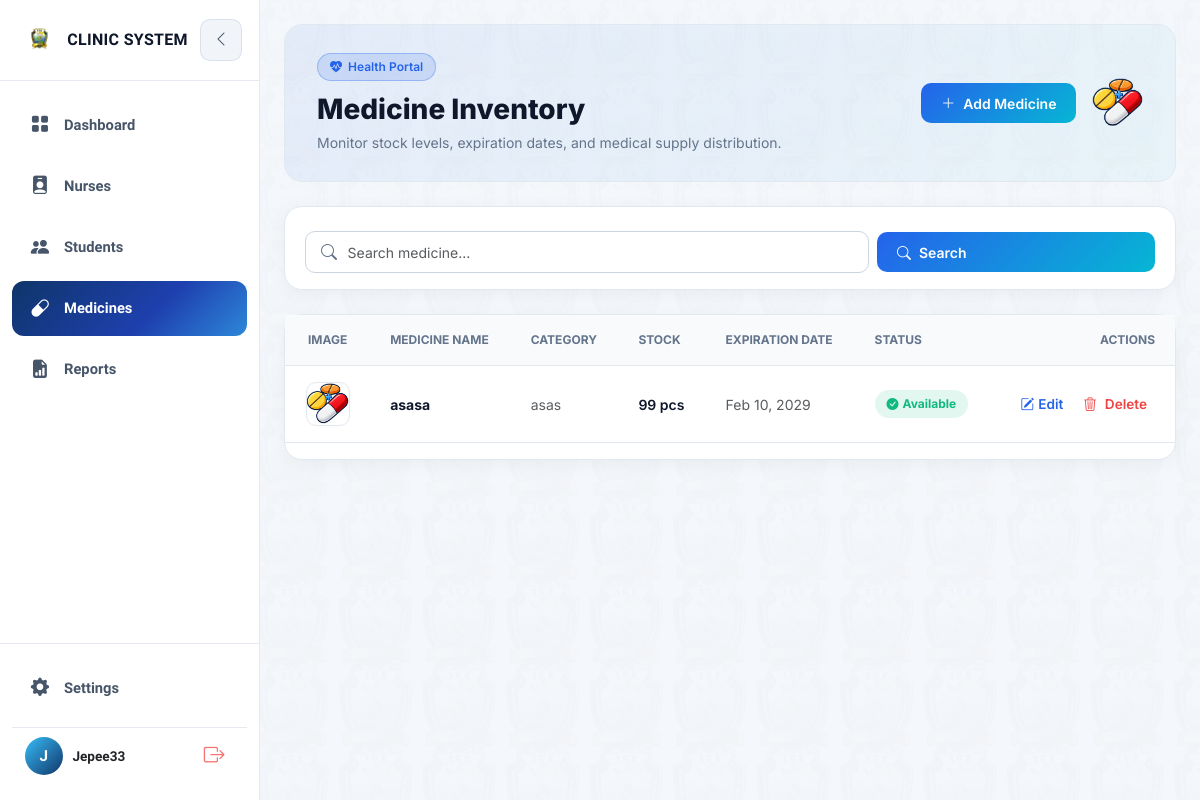
Screenshot of /medicines/ (signed in) with the database file from the repository.
### clinic/models.py (models this page shows, shortened)
class Medicine(models.Model):
    name = models.CharField(max_length=150, unique=True)
    category = models.CharField(max_length=100, blank=True, help_text="hal. Pain Reliever, Antibiotic")
    quantity_in_stock = models.PositiveIntegerField(default=0)
    unit = models.CharField(max_length=30, default='pcs', help_text="hal. pcs, bottles, boxes")
    expiration_date = models.DateField(null=True, blank=True)
    low_stock_threshold = models.PositiveIntegerField(default=10)
    image = models.ImageField(upload_to='medicines/', blank=True, null=True, help_text="Upload an image of the medicine")
    date_added = models.DateTimeField(auto_now_add=True)
    @property
    def is_low_stock(self):
        return self.quantity_in_stock <= self.low_stock_threshold
    @property
    def is_expiring_soon(self):
        if not self.expiration_date:
            return False
        return self.expiration_date <= date.today() + timedelta(days=30)

### clinic/views.py (the view)
# urls.py: path('medicines/', views.medicine_list, name='medicine_list'),
@login_required
@role_required("admin", "nurse")
def medicine_list(request):
    query = request.GET.get("q", "").strip()
    medicines = Medicine.objects.all().order_by("name")
    if query:
        medicines = medicines.filter(
            models.Q(name__icontains=query) | models.Q(category__icontains=query)
        )
    return render(request, "clinic/medicines/medicine_list.html", {"medicines": medicines, "query": query})

### clinic/context_processors.py (called while the page is built)
def low_stock_alerts(request):
    if not request.user.is_authenticated:
        return {}
    try:
        role = request.user.profile.role
    except AttributeError:
        role = 'student'
    if role not in ('admin', 'nurse'):
        return {}
    from .models import Medicine
    low_stock_medicines = [m for m in Medicine.objects.all() if m.is_low_stock]
    return {
        'nav_low_stock_medicines': low_stock_medicines,
        'nav_low_stock_count': len(low_stock_medicines),
    }

### clinic/templates/clinic/medicines/medicine_list.html (shortened to what this page needs)
{% extends "clinic/base.html" %}
{% load static %}
{% block content %}
<link rel="stylesheet" href="https://cdnjs.cloudflare.com/ajax/libs/animate.css/4.1.1/animate.min.css" />
<link rel="stylesheet" href="https://cdn.jsdelivr.net/npm/bootstrap-icons@1.11.1/font/bootstrap-icons.css">
<div class="cms-container">
    <div
        class="dashboard-hero-card mb-4 d-flex justify-content-between align-items-center flex-wrap gap-3 ">
        <div>
            <div class="hero-badge"><i class="bi bi-heart-pulse-fill"></i> Health Portal</div>
            <h1 class="hero-title">Medicine Inventory</h1>
            <p class="hero-subtitle">Monitor stock levels, expiration dates, and medical supply distribution.</p>
        </div>
        <div class="d-flex align-items-center gap-3">
            <a href="{% url 'medicine_create' %}" class="btn-cms-primary"><i class="bi bi-plus-lg"></i> Add Medicine</a>
            <div class="logo-box d-none d-sm-flex">
                <img src="{% static 'clinic/img/medicine.png' %}" alt="Clinic Logo" class="img-fluid" style="max-height: 50px;">
            </div>
        </div>
    </div>
    <div class="cms-card p-3 mb-4 ">
        <form method="get" class="row g-2 align-items-center m-0">
            <div class="col-12 col-md-8">
                <div class="search-input-group">
                    <input type="text" name="q" class="form-control cms-search-input" placeholder="Search medicine..."
                        value="{{ query|default:'' }}">
                </div>
            </div>
            <div class="col-12 col-md-4 d-flex gap-2">
                <button type="submit" class="btn-cms-primary flex-grow-1"><i class="bi bi-search"></i> Search</button>
            </div>
        </form>
    </div>
    <div class="cms-card table-container ">
        <div class="table-responsive">
            <table class="table cms-table align-middle">
                <thead>
                    <tr>
                        <th class="text-center">Image</th>
                        <th>Medicine Name</th>
                        <th>Category</th>
                        <th>Stock</th>
                        <th>Expiration Date</th>
                        <th>Status</th>
                        <th class="text-end">Actions</th>
                    </tr>
                </thead>
                <tbody>
                    {% for m in medicines %}
                    <tr>
                        <td class="text-center">
                            {% if m.image %}
                            <img src="{{ m.image.url }}" alt="{{ m.name }}" class="med-thumb">
                            {% else %}
                            <div class="med-thumb-placeholder mx-auto"><i class="bi bi-capsule"></i></div>
                            {% endif %}
                        </td>
                        <td class="fw-bold">{{ m.name }}</td>
                        <td class="text-muted">{{ m.category|default:"—" }}</td>
                        <td class="fw-semibold">{{ m.quantity_in_stock }} {{ m.unit }}</td>
                        <td class="text-muted">{{ m.expiration_date|date:"M d, Y"|default:"—" }}</td>
                        <td>
                            {% if m.is_low_stock %}
                            <span class="badge-status badge-danger"><i class="bi bi-exclamation-circle-fill"></i> Low
                                Stock</span>
                            {% elif m.is_expiring_soon %}
                            <span class="badge-status badge-warning"><i class="bi bi-hourglass-split"></i> Expiring
                                Soon</span>
                            {% else %}
                            <span class="badge-status badge-success"><i class="bi bi-check-circle-fill"></i>
                                Available</span>
                            {% endif %}
                        </td>
                        <td class="text-end">
                            <div class="d-inline-flex gap-1 align-items-center">
                                <a href="{% url 'medicine_edit' m.pk %}" class="action-link edit-link"><i
                                        class="bi bi-pencil-square"></i> Edit</a>
                                <button type="button" class="action-link delete-trigger-link"
                                    onclick="showDeleteModal('{{ m.pk }}', '{{ m.name|escapejs }}')">
                                    <i class="bi bi-trash3 me-1"></i>Delete
                                </button>
                            </div>
                        </td>
                    </tr>
                    {% endfor %}
                </tbody>
            </table>
        </div>
    </div>
</div>
{% endblock %}

### clinic/templates/clinic/base.html (shortened to what this page needs)
{% load static %}
<!DOCTYPE html>
<html lang="en">
<head>
</head>
    <link href="https://cdn.jsdelivr.net/npm/bootstrap@5.3.0/dist/css/bootstrap.min.css" rel="stylesheet">
    <link rel="stylesheet" href="https://cdn.jsdelivr.net/npm/bootstrap-icons@1.11.0/font/bootstrap-icons.css">
</head>
<body class="bg-body text-body">
    <div style="display: flex; min-height: 100vh; width: 100%; position: relative;">
        <aside id="appSidebar">
            <div>
                <div class="sidebar-header-glass">
                    <div class="brand-logo-container" id="logoToggleBtn"
                        style="display: flex; align-items: center; gap: 0.5rem; cursor: pointer;"
                        title="Toggle Sidebar">
                        <img src="{% static 'clinic/img/me.png' %}" alt="ICE Clinic Logo"
                            style="width: 40px; height: 40px; object-fit: contain;">
                        <span class="brand-text">Clinic System</span>
                    </div>
                    <button class="sidebar-toggle-btn desktop-toggle-btn d-none d-lg-flex" id="toggleSidebarDesktopBtn"
                        title="Toggle Sidebar">
                        <i class="bi bi-chevron-left"></i>
                    </button>
                </div>
                <nav style="padding: 1rem 0.75rem;">
                    <a href="{% url 'dashboard' %}"
                        class="nav-item-link {% if request.resolver_match.url_name == 'dashboard' %}active{% endif %}"
                        title="Dashboard">
                        <i class="bi bi-grid-fill"></i>
                        <span>Dashboard</span>
                    </a>
                    <a href="{% url 'nurse_list' %}"
                        class="nav-item-link {% if request.resolver_match.url_name == 'nurse_list' or request.resolver_match.url_name == 'nurse_detail' %}active{% endif %}"
                        title="Nurses">
                        <i class="bi bi-person-badge-fill"></i>
                        <span>Nurses</span>
                    </a>
                    <a href="{% url 'student_records' %}"
                        class="nav-item-link {% if request.resolver_match.url_name == 'student_records' %}active{% endif %}"
                        title="Students">
                        <i class="bi bi-people-fill"></i>
                        <span>Students</span>
                    </a>
                    <a href="{% url 'medicine_list' %}"
                        class="nav-item-link {% if request.resolver_match.url_name == 'medicine_list' %}active{% endif %}"
                        title="Medicines">
                        <i class="bi bi-capsule"></i>
                        <span>Medicines</span>
                    </a>
                    <a href="{% url 'reports' %}"
                        class="nav-item-link {% if request.resolver_match.url_name == 'reports' %}active{% endif %}"
                        title="Reports">
                        <i class="bi bi-file-earmark-bar-graph-fill"></i>
                        <span>Reports</span>
                    </a>
                </nav>
            </div>
            <div class="sidebar-footer-glass">
                <a href="{% url 'settings' %}"
                    class="nav-item-link {% if request.resolver_match.url_name == 'settings' %}active{% endif %}"
                    style="margin-bottom: 0.75rem;" title="Settings">
                    <i class="bi bi-gear-fill"></i>
                    <span>Settings</span>
                </a>
                {% if user.is_authenticated %}
                <div class="user-profile-card"
                    style="display: flex; align-items: center; justify-content: space-between; padding: 0.5rem 0.8rem;">
                    <div style="display: flex; align-items: center; gap: 0.6rem; overflow: hidden;">
                        <div class="user-avatar-glow"
                            title="{% if user.first_name %}{{ user.first_name }} {{ user.last_name }}{% else %}{{ user.username|title }}{% endif %}">
                            {% if user.first_name %}
                            {{ user.first_name|slice:":1"|upper }}{% if user.last_name %}{{
                            user.last_name|slice:":1"|upper }}{% endif %}
                            {% else %}
                            {{ user.username|slice:":1"|upper }}
                            {% endif %}
                        </div>
                        <div class="user-info-text" style="overflow: hidden; font-size: 0.85rem; font-weight: 600;">
                            {% if user.first_name %}
                            {{ user.first_name }} {{ user.last_name }}
                            {% else %}
                            {{ user.username|title }}
                            {% endif %}
                        </div>
                    </div>
                    <form action="{% url 'logout' %}" method="post" style="margin: 0;">
                        <button type="submit" class="btn-logout" title="Logout">
                            <i class="bi bi-box-arrow-right" style="font-size: 1.3rem;"></i>
                        </button>
                    </form>
                </div>
                {% endif %}
            </div>
        </aside>
        <div class="main-container">
            <main class="content-main"
                style="background-image: url(&quot;{% static 'clinic/img/studentbackground.png' %}&quot;); background-repeat: repeat; background-size: cover; background-attachment: fixed;">
                <div class="content-inner">
                    {% block content %}{% endblock %}
                </div>
            </main>
        </div>
    </div>
</body>
</html>

### clinic/templates/clinic/base.html (style rules this page uses)
:root { --glow-blue: #38bdf8; --glow-purple: #a855f7; --sidebar-width: 260px; --sidebar-collapsed-width: 80px; }
[data-bs-theme="light"] { --shell-bg: #f4f7fb; --sidebar-bg: rgba(255, 255, 255, 0.98); --sidebar-border: rgba(15, 53, 105, 0.1); --nav-text: #475569; --nav-hover-bg: rgba(15, 53, 105, 0.06); --nav-hover-color: #0F3569; --main-overlay: rgba(244, 247, 251, 0.94); --text-primary: #0f172a; --toggle-btn-bg: #f1f5f9; --toggle-btn-color: #475569; --logout-hover-bg: rgba(239, 68, 68, 0.1); }
#appSidebar, .main-container { transition: width 0.2s ease-in-out, transform 0.2s ease-in-out !important; }
*, *::before, *::after { animation: none !important; }
body { height: 100%; margin: 0; padding: 0; font-family: 'Plus Jakarta Sans', sans-serif; background: var(--shell-bg); color: var(--text-primary); overflow-x: hidden; }
#appSidebar { width: var(--sidebar-width); min-width: var(--sidebar-width); position: fixed; top: 0; left: 0; height: 100vh; display: flex; flex-direction: column; justify-content: space-between; z-index: 1050; overflow-y: auto; overflow-x: hidden; background: var(--sidebar-bg); border-right: 1px solid var(--sidebar-border); -webkit-overflow-scrolling: touch; }
.sidebar-header-glass { padding: 1.2rem; display: flex; align-items: center; justify-content: space-between; gap: 0.75rem; border-bottom: 1px solid var(--sidebar-border); white-space: nowrap; }
.brand-text { font-weight: 800; font-size: 1rem; text-transform: uppercase; letter-spacing: 0.02em; color: var(--text-primary); }
.sidebar-toggle-btn { background: var(--toggle-btn-bg); border: 1px solid var(--sidebar-border); color: var(--toggle-btn-color); width: 42px; height: 42px; border-radius: 10px; display: flex; align-items: center; justify-content: center; cursor: pointer; flex-shrink: 0; touch-action: manipulation; }
.nav-item-link { display: flex; align-items: center; gap: 0.75rem; padding: 0.85rem 1rem; border-radius: 0.75rem; margin-bottom: 0.4rem; font-size: 0.92rem; font-weight: 600; text-decoration: none; color: var(--nav-text); white-space: nowrap; touch-action: manipulation; }
.nav-item-link.active { background: linear-gradient(135deg, #0F3569 0%, #1e40af 60%, #38bdf8 130%); color: #ffffff !important; }
.nav-item-link i { font-size: 1.15rem; width: 24px; text-align: center; flex-shrink: 0; }
.sidebar-footer-glass { padding: 1rem 0.75rem; border-top: 1px solid var(--sidebar-border); white-space: nowrap; }
.user-profile-card { display: flex; align-items: center; justify-content: space-between; padding-top: 0.75rem; border-top: 1px solid var(--sidebar-border); gap: 0.5rem; }
.user-avatar-glow { width: 38px; height: 38px; border-radius: 50%; background: linear-gradient(135deg, #38bdf8 0%, #0F3569 100%); color: #ffffff; font-weight: 800; display: flex; align-items: center; justify-content: center; flex-shrink: 0; font-size: 0.95rem; }
.btn-logout { background: transparent; border: none; color: #f87171; width: 40px; height: 40px; border-radius: 8px; display: flex; align-items: center; justify-content: center; cursor: pointer; flex-shrink: 0; padding: 0; touch-action: manipulation; }
.main-container { margin-left: var(--sidebar-width); flex-grow: 1; display: flex; flex-direction: column; min-height: 100vh; width: calc(100% - var(--sidebar-width)); position: relative; z-index: 1; }
.content-main { flex-grow: 1; padding: 1.5rem; position: relative; min-height: 100vh; }
.content-inner { position: relative; z-index: 2; }

### rows the page displays
Medicine: image (picture), name "asasa", category "asas", quantity_in_stock "99", unit "pcs", expiration_date "Feb 10, 2029", low_stock_threshold "Available"

### other values shown
{{ user.username|slice:":1"|upper }} "J"
{{ user.username|title }} "Jepee33"
